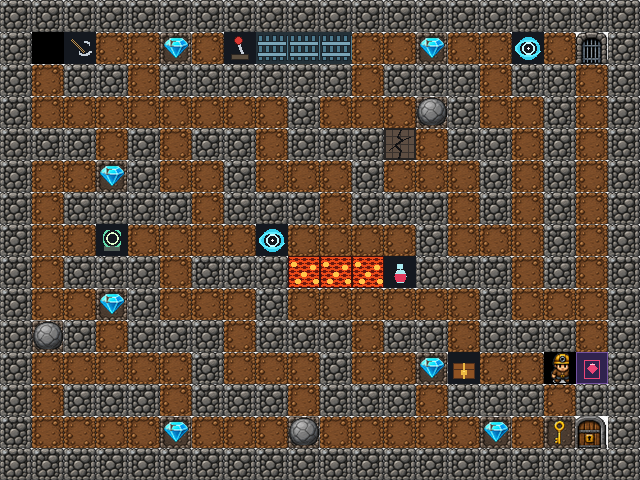

This is a level from a 2D game, rendered from its Tiled map with the project's own tilesets. A one-line summary and the complete map file follow:
An orthogonal 20x15 tile map with 32x32 px tiles, 1 tile layer (terrain) and 4 objects (player, enemy_vertical, enemy_horizontal, chest).

<map version="1.10" tiledversion="1.10.2" orientation="orthogonal" renderorder="right-down" width="20" height="15" tilewidth="32" tileheight="32" infinite="0">
 <properties>
  <property name="title" value="Hidden Passage" />
  <property name="theme" value="Angkor" />
  <property name="hint" value="Use switches, cracked walls, and teleporters." />
  <property name="required_diamonds" value="7" />
  <property name="par_steps" value="145" />
  <property name="gravity_ticks" value="8" />
  <property name="enemy_ticks" value="16" />
 </properties>
 <tileset firstgid="1" source="diamond-rush.tsx" />
 <layer id="1" name="terrain" width="20" height="15">
  <data encoding="csv">
1,1,1,1,1,1,1,1,1,1,1,1,1,1,1,1,1,1,1,1,
1,0,19,2,2,3,2,10,11,11,11,2,2,3,2,2,13,2,5,1,
1,2,1,1,2,1,1,1,1,1,1,2,1,1,1,2,1,1,2,1,
1,2,2,2,2,2,2,2,2,1,2,2,2,4,1,2,2,1,2,1,
1,1,1,2,1,2,1,1,2,1,1,1,12,2,1,1,2,1,2,1,
1,2,2,3,1,2,2,1,2,2,2,1,2,2,2,1,2,1,2,1,
1,2,1,1,1,1,2,1,1,1,2,1,1,1,2,1,2,1,2,1,
1,2,2,16,2,2,2,2,13,2,2,2,2,1,2,2,2,1,2,1,
1,2,1,1,1,2,1,1,1,14,14,14,17,1,1,1,2,1,2,1,
1,2,2,3,1,2,2,2,1,2,2,2,2,2,2,1,2,2,2,1,
1,4,1,2,1,1,1,2,1,1,1,2,1,1,2,1,1,1,2,1,
1,2,2,2,2,2,1,2,2,2,1,2,2,3,15,2,2,22,21,1,
1,2,1,1,1,2,1,1,1,2,1,1,1,2,1,1,1,2,1,1,
1,2,2,2,2,3,2,2,2,4,2,2,2,2,2,3,2,6,7,1,
1,1,1,1,1,1,1,1,1,1,1,1,1,1,1,1,1,1,1,1
  </data>
 </layer>
 <objectgroup id="2" name="actors">
  <object id="1" name="Player" type="player" x="32" y="32" width="32" height="32" />
  <object id="2" name="Bat" type="enemy_vertical" x="512" y="256" width="32" height="32">
   <properties>
    <property name="direction" value="up" />
   </properties>
  </object>
  <object id="3" name="Snake" type="enemy_horizontal" x="384" y="352" width="32" height="32">
   <properties>
    <property name="direction" value="left" />
   </properties>
  </object>
 </objectgroup>
 <objectgroup id="3" name="containers">
  <object id="4" name="Red Diamond Chest" type="chest" x="448" y="352" width="32" height="32">
   <properties>
    <property name="reward" value="red_diamond" />
    <property name="amount" value="1" />
   </properties>
  </object>
 </objectgroup>
</map>
